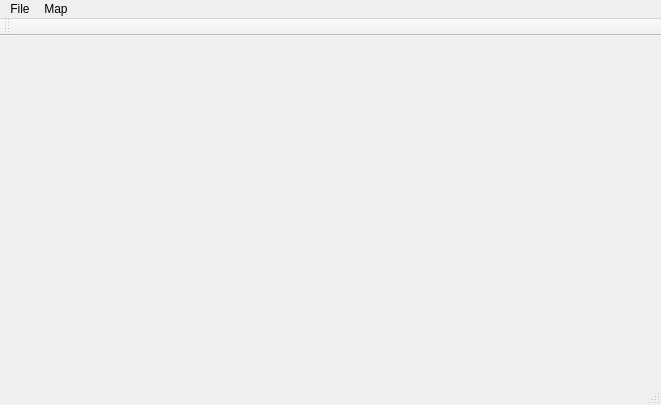
<?xml version="1.0" encoding="UTF-8"?>
<ui version="4.0">
 <class>MainWindow</class>
 <widget class="QMainWindow" name="MainWindow">
  <property name="geometry">
   <rect>
    <x>0</x>
    <y>0</y>
    <width>661</width>
    <height>405</height>
   </rect>
  </property>
  <property name="windowTitle">
   <string>MainWindow</string>
  </property>
  <widget class="QWidget" name="centralWidget"/>
  <widget class="QMenuBar" name="menuBar">
   <property name="geometry">
    <rect>
     <x>0</x>
     <y>0</y>
     <width>661</width>
     <height>23</height>
    </rect>
   </property>
   <widget class="QMenu" name="menuFile">
    <property name="title">
     <string>File</string>
    </property>
    <addaction name="actionOpen"/>
   </widget>
   <widget class="QMenu" name="menuMap">
    <property name="title">
     <string>Map</string>
    </property>
    <addaction name="actionMap_01"/>
    <addaction name="actionMap_02"/>
   </widget>
   <addaction name="menuFile"/>
   <addaction name="menuMap"/>
  </widget>
  <widget class="QToolBar" name="mainToolBar">
   <attribute name="toolBarArea">
    <enum>TopToolBarArea</enum>
   </attribute>
   <attribute name="toolBarBreak">
    <bool>false</bool>
   </attribute>
  </widget>
  <widget class="QStatusBar" name="statusBar"/>
  <action name="actionOpen">
   <property name="text">
    <string>Open</string>
   </property>
  </action>
  <action name="actionMap_01">
   <property name="text">
    <string>Map_01</string>
   </property>
  </action>
  <action name="actionMap_02">
   <property name="text">
    <string>Map_02</string>
   </property>
  </action>
 </widget>
 <layoutdefault spacing="6" margin="11"/>
 <resources/>
 <connections/>
</ui>
